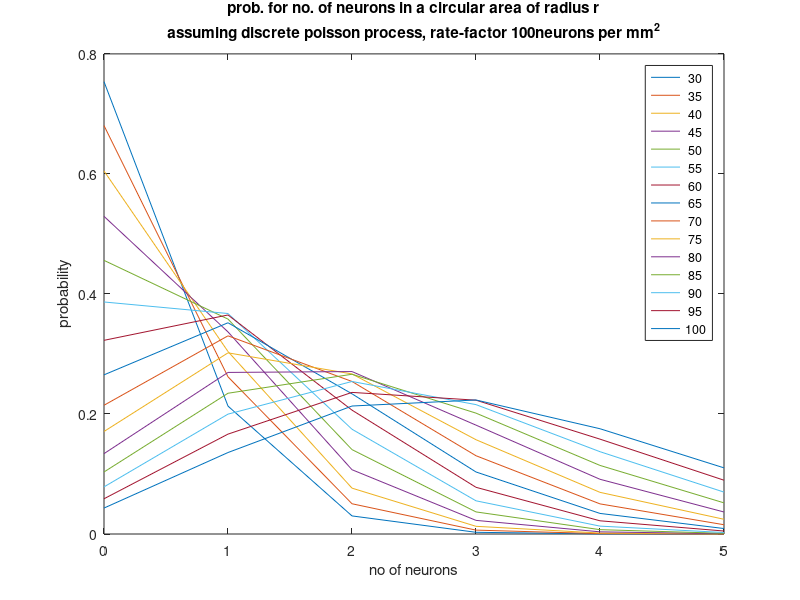

MATLAB code for this plot:
neurons_per_mm2=100;
r=30:5:100
for i=1:15
     radius=r(i);
     radius=radius/1000;
     nu=radius^2*pi*neurons_per_mm2
    for k=0:5
        p(i,k+1)=exp(-nu)*(nu^k)/factorial(k);
    end;
end
hfig=figure
plot(0:5,p(:,:))  %plots a set of lines with the radius as a parameter
%for i=1:length(r)
legend_h=get(hfig,'Children');
legend(legend_h,num2str(r'));
%end
title({['prob. for no. of neurons in a circular area of radius r'];['assuming discrete poisson process, rate-factor ',num2str(neurons_per_mm2),'neurons per mm^2']});
xlabel('no of neurons')
ylabel('probability')